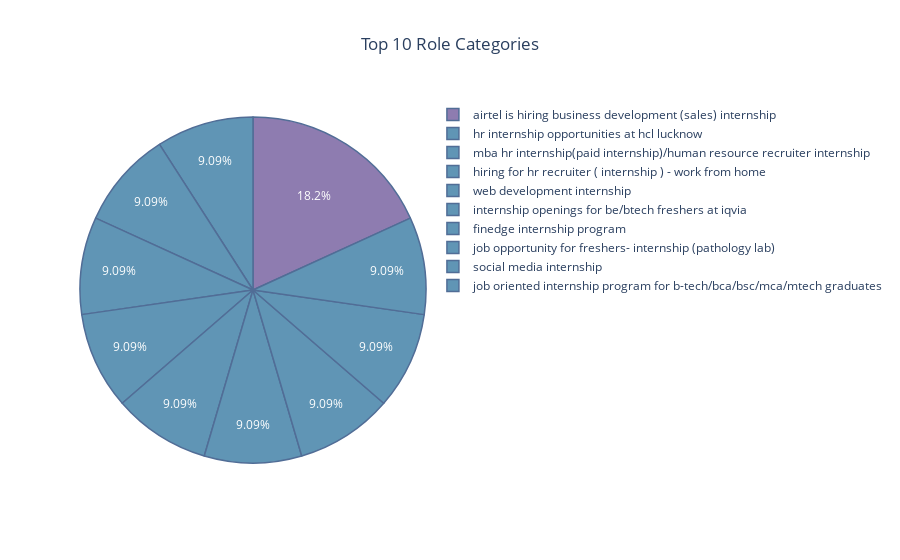

The notebook cell this image was saved under:
### Code cell
role = df['roles'].value_counts().nlargest(n=10)
fig = px.pie(role, 
       values = role.values, 
       names = role.index, 
       title="Top 10 Role Categories", 
       color=role.values,
       color_discrete_sequence=px.colors.qualitative.Prism)
fig.update_traces(opacity=0.7,
                  marker_line_color='rgb(8,48,107)',
                  marker_line_width=1.5)
fig.update_layout(title_x=0.5)
fig.show()

### Figure 1 — Plotly figure (JSON) as saved in the notebook; plotly's stock layout.template omitted (floating-point values rounded to 4 significant figures)
{"data": [{"customdata": [[200], [100], [100], [100], [100], [100], [100], [100], [100], [100]], "domain": {"x": [0, 1], "y": [0, 1]}, "hovertemplate": "index=%{label}<br>value=%{value}<br>color=%{customdata[0]}<extra></extra>", "labels": [["airtel is hiring business development (sales) internship"], ["hr internship opportunities at hcl lucknow"], ["mba hr internship(paid internship)/human resource recruiter internship"], ["hiring for hr recruiter ( internship ) - work from home"], ["web development internship"], ["internship openings for be/btech freshers at iqvia"], ["finedge internship program"], ["job opportunity for freshers- internship (pathology lab)"], ["social media internship"], ["job oriented internship program for b-tech/bca/bsc/mca/mtech graduates"]], "legendgroup": "", "marker": {"colors": ["rgb(95, 70, 144)", "rgb(29, 105, 150)", "rgb(29, 105, 150)", "rgb(29, 105, 150)", "rgb(29, 105, 150)", "rgb(29, 105, 150)", "rgb(29, 105, 150)", "rgb(29, 105, 150)", "rgb(29, 105, 150)", "rgb(29, 105, 150)"], "line": {"color": "rgb(8,48,107)", "width": 1.5}}, "name": "", "opacity": 0.7, "showlegend": true, "type": "pie", "values": [200, 100, 100, 100, 100, 100, 100, 100, 100, 100]}], "layout": {"legend": {"tracegroupgap": 0}, "piecolorway": ["rgb(95, 70, 144)", "rgb(29, 105, 150)", "rgb(56, 166, 165)", "rgb(15, 133, 84)", "rgb(115, 175, 72)", "rgb(237, 173, 8)", "rgb(225, 124, 5)", "rgb(204, 80, 62)", "rgb(148, 52, 110)", "rgb(111, 64, 112)", "rgb(102, 102, 102)"], "title": {"text": "Top 10 Role Categories", "x": 0.5}}}
